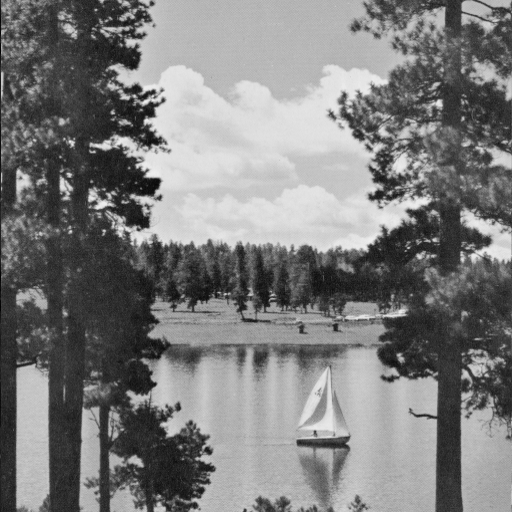
#> input picture lake.png, 512 x 512 px, found by its file name
$ python Figures.py
#> lines starting #> are read from the running program, lines starting #| are printed output that depends on the picture


import cv2
import numpy as np
import matplotlib.pyplot as plt

# Load the original image in grayscale
img_original = cv2.imread("C:/Users/Omid/Desktop/image/lake.png", cv2.IMREAD_GRAYSCALE)
#> img_original is the input picture: shape (512, 512); min 1, max 240, mean 124.4

# Create a list of adjusted images
img_list = [
    img_original,
    (0.5 * img_original + 0.3).astype(np.uint8),
    (1.75 * img_original).astype(np.uint8),
    (np.sqrt(img_original)).astype(np.uint8)
]
labels = ["X", "Y", "Z", "W"]

# === FIGURES ===
# Plot histograms
fig, axs = plt.subplots(2, 2, figsize=(8, 8))
plt.subplots_adjust(hspace=0.5)
for j, (adjusted_img, ax) in enumerate(zip(img_list, axs.flatten())):
    hist_values, bins, _ = ax.hist(adjusted_img.flatten(), bins=256, color='blue', alpha=0.5, density=True)
    ax.set_xlabel('Pixel Value', fontsize=8)
    ax.set_ylabel('Density', fontsize=8)
    ax.set_title(f'{labels[j]}', fontsize=7, loc='left', y=0.9, x=0.02)
#> this loop made 4 passes
plt.tight_layout()
plt.show()
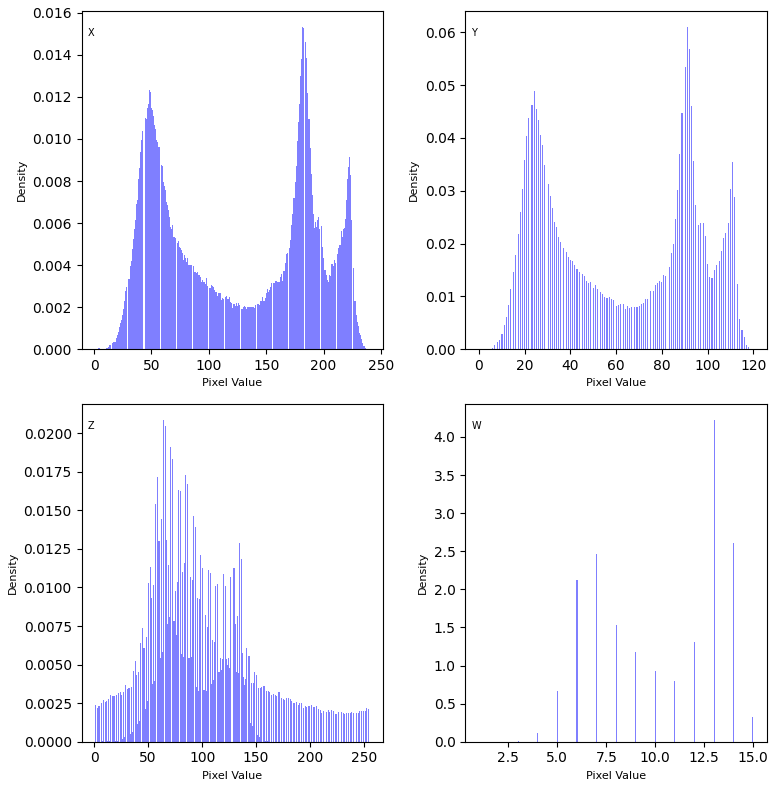
#> figure drawn by matplotlib, 4 panels; panel 1: tallest bar 0.0153 high, from x = 181.2 to 182.1; panel 2: tallest bar 0.061 high, from x = 90.94 to 91.41; panel 3: tallest bar 0.0209 high, from x = 63.51 to 64.5; panel 4: tallest bar 4.23 high, from x = 12.98 to 13.03

# Plot images
fig, axs = plt.subplots(2, 2, figsize=(12, 12))
plt.subplots_adjust(hspace=0.5)
for j, (adjusted_img, ax) in enumerate(zip(img_list, axs.flatten())):
    ax.imshow(adjusted_img, cmap='gray')
    ax.axis('off')
    ax.set_title(f'{labels[j]}', fontsize=10)
plt.tight_layout()
plt.show()
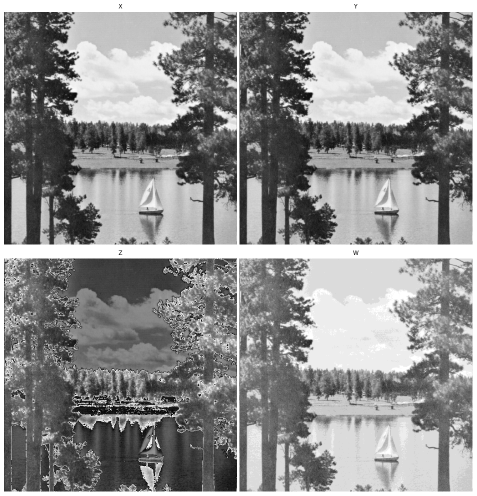
#> figure drawn by matplotlib, 4 panels

# Data from the table
q_values = np.array([0.5, 0.6, 0.7, 0.8, 0.9, 1.0, 1.1, 1.2])
JCF_XY = np.array([0.000963, 0.000589, 0.000414, 0.000305, 0.000224, 0.000168, 0.000131, 0.000101])
JCF_XZ = np.array([0.000323, 0.000230, 0.000180, 0.000141, 0.000113, 0.000093, 0.000077, 0.000065])
JCF_XW = np.array([0.020015, 0.013308, 0.009776, 0.007375, 0.005604, 0.004294, 0.003282, 0.002492])

# Plot settings
plt.figure(figsize=(10, 6))
plt.plot(q_values, JCF_XY, 'o-', label=r'$\mathcal{JCF}_q(F_X, F_Y)$')
plt.plot(q_values, JCF_XZ, 's-', label=r'$\mathcal{JCF}_q(F_X, F_Z)$')
plt.plot(q_values, JCF_XW, '^-', label=r'$\mathcal{JCF}_q(F_X, F_W)$')

# Log scale for better visualization
plt.yscale("log")

# Labels and grid
plt.xlabel(r"$q$", fontsize=14)
plt.ylabel(r"$\mathcal{JCF}_q$", fontsize=14)
plt.legend(fontsize=12)
plt.grid(True, which="both", linestyle="--", linewidth=0.5)

# Show the plot
plt.show()
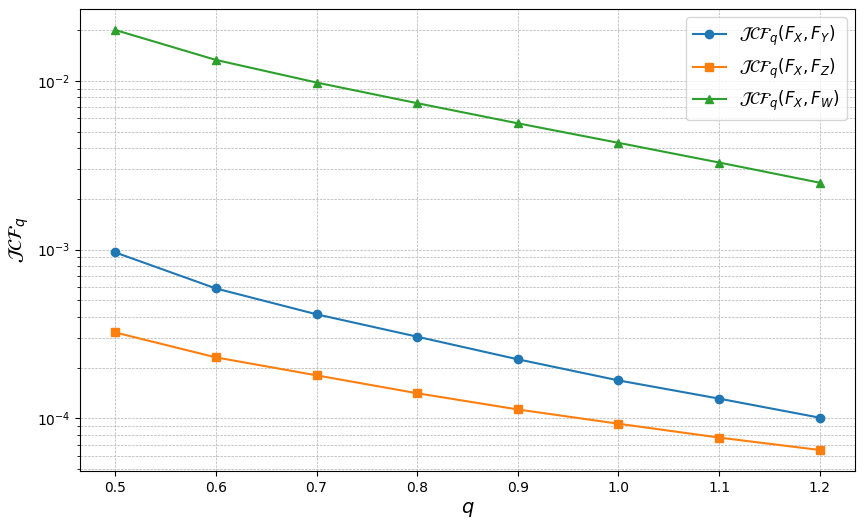
#> figure drawn by matplotlib, 1 panel
